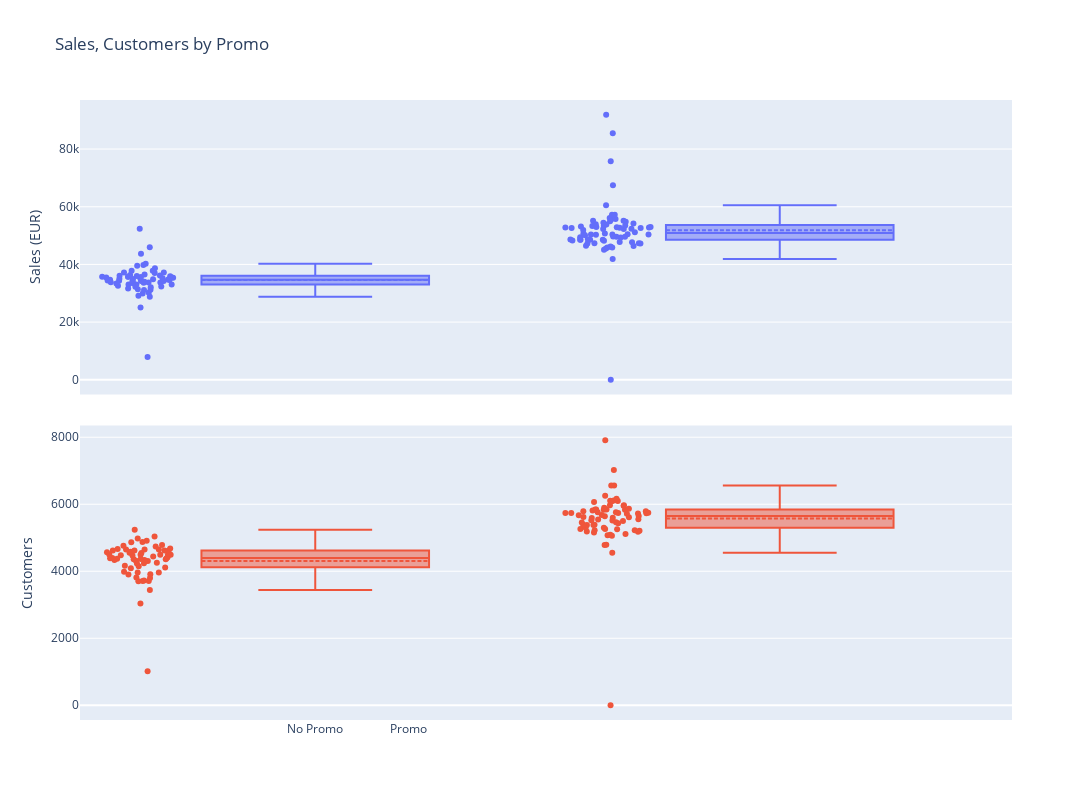

Notebook code for this chart:
### Code cell
pms.plotly_boxes(mon_fr_sales, "Promo")

### Figure 1 — Plotly figure (JSON) as saved in the notebook; plotly's stock layout.template omitted (floating-point values rounded to 4 significant figures; data arrays with more than 128 entries replaced by an {"elided": "..."} marker saying what was removed)
{"data": [{"boxmean": true, "boxpoints": "all", "jitter": 0.4, "name": "Sales (EUR)", "text": {"elided": "135 str values"}, "type": "box", "x": {"elided": "135 int values"}, "xaxis": "x", "y": {"elided": "135 int values"}, "yaxis": "y"}, {"boxmean": true, "boxpoints": "all", "jitter": 0.4, "name": "Customers", "text": {"elided": "135 str values"}, "type": "box", "x": {"elided": "135 int values"}, "xaxis": "x2", "y": {"elided": "135 int values"}, "yaxis": "y2"}], "layout": {"height": 800, "showlegend": false, "title": {"text": "Sales, Customers by Promo"}, "width": 1100, "xaxis": {"anchor": "y", "domain": [0, 1], "matches": "x2", "showticklabels": false, "tickmode": "array", "ticktext": ["No Promo", "Promo"], "tickvals": [0, 1]}, "xaxis2": {"anchor": "y2", "domain": [0, 1], "tickmode": "array", "ticktext": ["No Promo", "Promo"], "tickvals": [0, 1]}, "yaxis": {"anchor": "x", "domain": [0.525, 1], "title": {"text": "Sales (EUR)"}}, "yaxis2": {"anchor": "x2", "domain": [0, 0.475], "title": {"text": "Customers"}}}}
